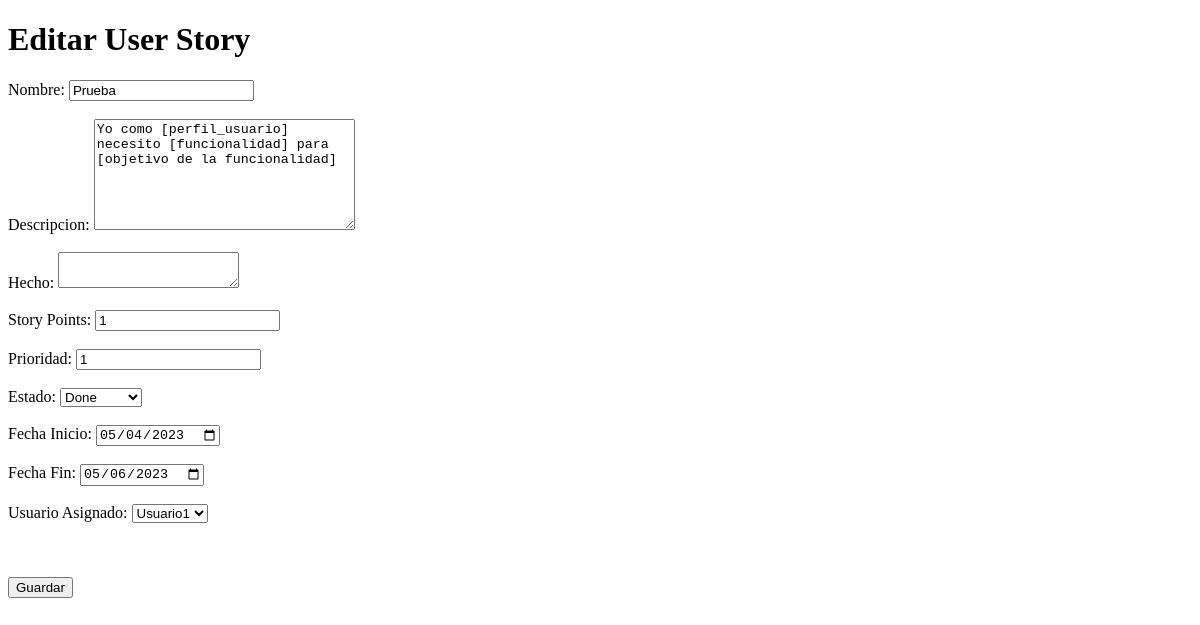
Before: /editar_us/5 with the older database file.
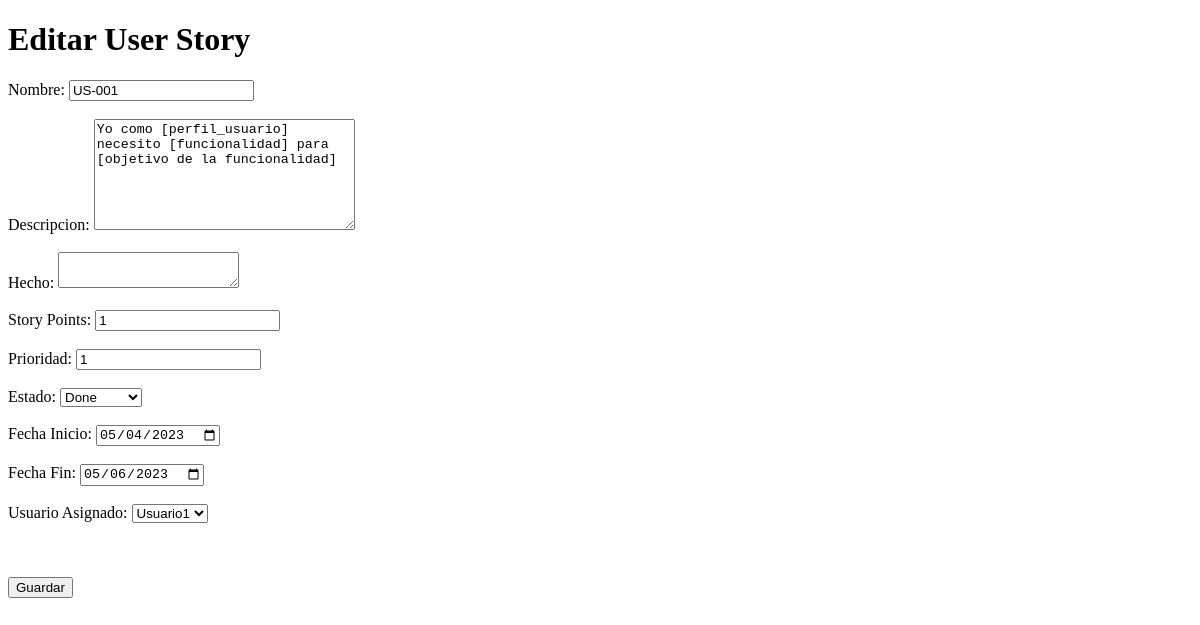
After: the same page with the newer database file.
### login/models.py (models this page shows, shortened)
class UserStories(models.Model):
    id_user_story = models.AutoField(primary_key=True)
    usuario_proyecto = models.ForeignKey(UsuarioProyecto, on_delete=models.SET_NULL, null=True)
    sprint = models.ForeignKey(Sprint, on_delete=models.SET_NULL, null=True)
    nombre = models.CharField(max_length=255)
    descripcion = models.TextField(null=True)
    hecho = models.TextField(null=True)
    proyect = models.ForeignKey(Proyecto, on_delete=models.CASCADE)
    story_points = models.IntegerField(null=True)
    prioridad = models.IntegerField(null=True)
    estado = models.ForeignKey(Estado, on_delete=models.SET_NULL, null=True)
    fecha_inicio = models.DateField(null=True, blank=True)
    fecha_fin = models.DateField(null=True, blank=True)

class UsuarioProyecto(models.Model):
    id_usu_proy_rol = models.AutoField(primary_key=True)
    usuario = models.ForeignKey(Usuario, on_delete=models.CASCADE)
    proyecto = models.ForeignKey(Proyecto, on_delete=models.CASCADE)
    rol_usuario = models.ForeignKey(Rol, on_delete=models.CASCADE)

class Usuario(models.Model):
    id = models.AutoField(primary_key=True)
    nombre = models.CharField(max_length=255)
    email = models.EmailField(unique=True)
    telefono = models.CharField(max_length=20)

### login/views.py (the view, shortened to what this page needs)
# urls.py: path('editar_us/<us_id>', views.editar_us, name="editar_us"),
def editar_us(request, us_id):
    user_story = get_object_or_404(UserStories,id_user_story=us_id)
    proyecto_id = user_story.proyect.backlog_id
    proyecto = get_object_or_404(Proyecto, backlog_id=proyecto_id)
    usuarios_proyecto = UsuarioProyecto.objects.filter(proyecto=proyecto)
    sprints_proyecto = Sprint.objects.filter(proyecto=proyecto)
    context = {
        'user_story': user_story,
        'usuarios_proyecto': usuarios_proyecto,
        'sprints_proyecto':sprints_proyecto
    }
    return render(request, "login/editar_us.html",context)

### templates/login/editar_us.html (shortened to what this page needs)
<!DOCTYPE html>
<html lang="en">
<head>
</head>
<body>
    <h1>Editar User Story</h1>
    <form method="post" action="{% url 'editar_us' us_id=user_story.id_user_story %}">
    <label for="nombre">Nombre:</label>
    <input type="text" id="nombre" name="nombre" value="{{ user_story.nombre }}"><br><br>
    <label for="descripcion">Descripcion:</label>
    <textarea id="descripcion" cols="30" rows="7" name="descripcion">{{ user_story.descripcion }}</textarea><br><br>
    <label for="hecho">Hecho:</label>
    <textarea id="hecho" name="hecho">{{ user_story.hecho }}</textarea><br><br>
    <label for="story_points">Story Points:</label>
    <input type="number" id="story_points" name="story_points" required value="{{ user_story.story_points }}"><br><br>
    <label for="prioridad">Prioridad:</label>
    <input type="number" id="prioridad" name="prioridad" required value="{{ user_story.prioridad }}"><br><br>
    <label for="estado">Estado:</label>
    <select id="estado" name="estado">
        <option value="done" {% if user_story.estado.estado == 'done' %} selected {% endif %}>Done</option>
    </select><br><br>
    <label for="fecha_inicio">Fecha Inicio:</label>
    <input type="date" id="fecha_inicio" name="fecha_inicio"  value="{{ user_story.fecha_inicio|date:'Y-m-d' }}"><br><br>
    <label for="fecha_fin">Fecha Fin:</label>
    <input type="date" id="fecha_fin" name="fecha_fin"  value="{{ user_story.fecha_fin|date:'Y-m-d' }}"><br><br>
    <label for="usuario_asig">Usuario Asignado:</label>
    <select name="usuario_asig">
        {% for usuario_proyecto in usuarios_proyecto %}
          <option value="{{ usuario_proyecto.id_usu_proy_rol}}" {% if user_story.usuario_proyecto_id == usuario_proyecto.id_usu_proy_rol %}selected{% endif %}>{{ usuario_proyecto.usuario.nombre }}</option>
        {% endfor %}
    </select>
    <br><br>
    <br>
    <br>
    <input type="submit" value="Guardar">
    </form>
</body>
</html>

Changed rows visible on the page:
changed UserStories "Done": nombre "Prueba" → "US-001"
